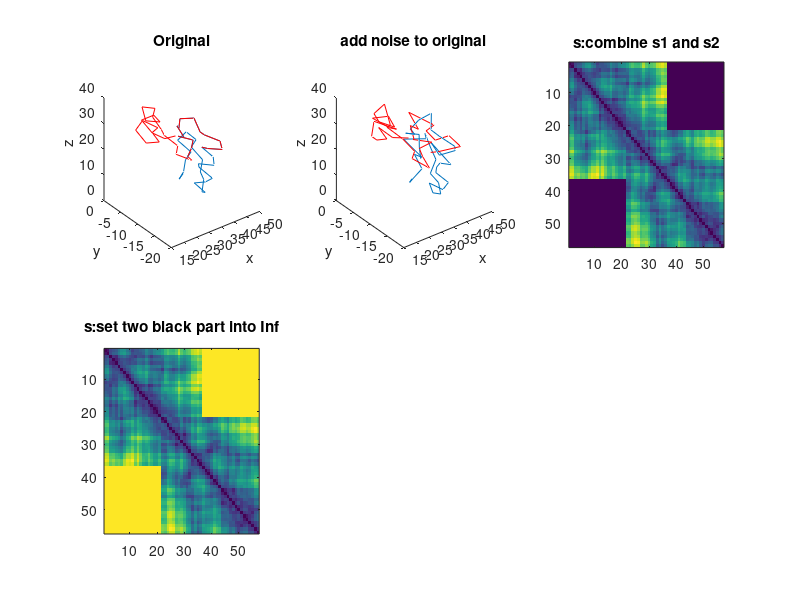

Write MATLAB code to recreate this figure. (Note: this script raises an error after producing the figure.)
clear all
clc
close all
% points = 0:pi/50:10*pi;
% coords(:,3)=points(1:500);
% coords(:,1) = sin(coords(:,3));
% coords(:,2) = cos(coords(:,3));
rng(1)
% load Protein;
% points = Protein;
% totalPoints=1000;
% coords=points(1:totalPoints,:);
% load example1
% points=example1;
% totalPoints=500;
% coords=points(1:totalPoints,:);
load T0675
points = T0675(:,1:3);
totalPoints=57;
coords=points(1:totalPoints,:);
pointsAlign=15;


alpha=1;


half=((totalPoints+pointsAlign)/2);
noise=alpha*randn(half,3);
firstHalf=coords(1:half,:);

secondHalf=coords(size(firstHalf,1)-pointsAlign+1:end,:);

% figure;
subplot(2,3,1);
plot3(firstHalf(:,1),firstHalf(:,2),firstHalf(:,3));
hold on
plot3(secondHalf(:,1),secondHalf(:,2),secondHalf(:,3),'r');
hold off
title('Original')
xlabel('x')
ylabel('y')
zlabel('z')



firstHalf=firstHalf+noise;
secondHalf=secondHalf+noise;
subplot(2,3,2);
plot3(firstHalf(:,1),firstHalf(:,2),firstHalf(:,3));
hold on
plot3(secondHalf(:,1),secondHalf(:,2),secondHalf(:,3),'r');
hold off
title('add noise to original')
xlabel('x')
ylabel('y')
zlabel('z')



s1 = pdist2(firstHalf,firstHalf);
s2 = pdist2(secondHalf,secondHalf);
s=zeros(totalPoints,totalPoints);
s(1:half,1:half)=s1;
s(half-pointsAlign+1:end,half-pointsAlign+1:end)=s2;
subplot(2,3,3);
imagesc(s);
title('s:combine s1 and s2')

s(1:half-pointsAlign,half+1:end)=Inf;
s(half+1:end,1:half-pointsAlign)=Inf;
subplot(2,3,4);
imagesc(s);
title('s:set two black part into Inf')

s = FastFloyd(s);
subplot(2,3,5);
imagesc(s);
title('s:after applying floyd')


p=cmdscale(s);
p=p(:,1:3);
firstHalfRecovered=p(1:half,:);
secondHalfRecovered=p(size(firstHalfRecovered,1)-pointsAlign+1:end,:);
subplot(2,3,6);
plot3(firstHalfRecovered(:,1),firstHalfRecovered(:,2),firstHalfRecovered(:,3));
hold on
plot3(secondHalfRecovered(:,1),secondHalfRecovered(:,2),secondHalfRecovered(:,3),'r');
hold off
diff=procrustes(coords,p);
title(strcat('Use CMDSCALE to recover points and the difference from original is: ',num2str(diff)))
xlabel('x')
ylabel('y')
zlabel('z')



